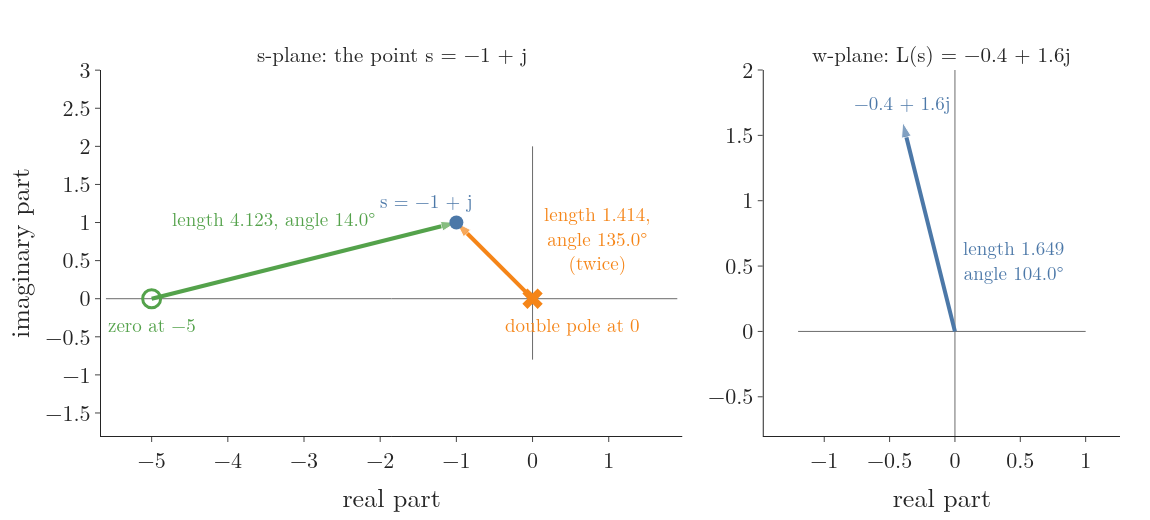

Python code for this plot:
"""One point mapped through the heading loop's L(s) = 0.8 (s + 5)/s^2. Left, the s-plane: the zero of L at -5 (circle),
its double pole at 0 (cross) and the point s = -1 + j, with the arrows from the zero and from the pole to s. Right, the
w-plane: L(-1 + j) = -0.4 + 1.6j. Lengths: 0.8 x 4.123 / 1.414^2 = 1.649; angles: 14.0 - 2 x 135.0 = -256.0 degrees,
the same direction as 104.0 degrees. Run: python mapping_point.py -> mapping_point.png"""
from pathlib import Path

import numpy as np
import plotly.graph_objects as go
from plotly.subplots import make_subplots
from gifkit import BLUE, FONT, GREEN, GREY, ORANGE, RED
from loopkit import L_head

here = Path(__file__).parent
s = -1 + 1j
w = L_head(s)
lz, az = abs(s + 5), np.degrees(np.angle(s + 5))
lp, ap = abs(s), np.degrees(np.angle(s))
assert abs(w - (-0.4 + 1.6j)) < 1e-12
assert abs(lz - 4.123) < 5e-4 and abs(lp - 1.414) < 5e-4 and abs(0.8 * lz / lp ** 2 - 1.649) < 5e-4
assert abs(az - 14.0) < 0.05 and abs(ap - 135.0) < 0.05 and abs(np.degrees(np.angle(w)) - 104.0) < 0.05
assert abs(abs(w) - 1.649) < 5e-4

fig = make_subplots(rows=1, cols=2, column_widths=[0.62, 0.38], horizontal_spacing=0.08,
                    subplot_titles=["s-plane: the point s = −1 + j", "w-plane: L(s) = −0.4 + 1.6j"])
for c, (x0, x1, y0, y1) in [(1, (-5.6, 1.9, -0.8, 2.0)), (2, (-1.2, 1.0, -0.8, 2.0))]:
    fig.add_trace(go.Scatter(x=[x0, x1], y=[0, 0], mode="lines", line=dict(color=GREY, width=1)), 1, c)
    fig.add_trace(go.Scatter(x=[0, 0], y=[y0, y1], mode="lines", line=dict(color=GREY, width=1)), 1, c)
fig.add_trace(go.Scatter(x=[-5], y=[0], mode="markers", marker=dict(symbol="circle-open", size=18, color=GREEN,
                                                                      line=dict(width=3))), 1, 1)
fig.add_trace(go.Scatter(x=[0], y=[0], mode="markers", marker=dict(symbol="x", size=18, color=ORANGE)), 1, 1)
for (x0, y0), col in [((-5, 0), GREEN), ((0, 0), ORANGE)]:
    fig.add_trace(go.Scatter(x=[x0, s.real], y=[y0, s.imag], mode="lines+markers", line=dict(color=col, width=4),
                             marker=dict(symbol="arrow", size=[0, 16], angleref="previous", color=col)), 1, 1)
fig.add_trace(go.Scatter(x=[s.real], y=[s.imag], mode="markers", marker=dict(size=14, color=BLUE)), 1, 1)
fig.add_annotation(x=-5, y=0, text="zero at −5", showarrow=False, yshift=-26, font=dict(color=GREEN, size=19), row=1,
                   col=1)
fig.add_annotation(x=0, y=0, text="double pole at 0", showarrow=False, yshift=-26, xanchor="left", xshift=-30,
                   font=dict(color=ORANGE, size=19), row=1, col=1)
fig.add_annotation(x=-3.4, y=1.05, text=f"length {lz:.3f}, angle {az:.1f}°", showarrow=False,
                   font=dict(color=GREEN, size=19), row=1, col=1)
fig.add_annotation(x=0.12, y=0.8, text=f"length {lp:.3f},<br>angle {ap:.1f}°<br>(twice)", showarrow=False,
                   xanchor="left", font=dict(color=ORANGE, size=19), row=1, col=1)
fig.add_annotation(x=s.real, y=s.imag, text="s = −1 + j", showarrow=False, yshift=22, xshift=-30,
                   font=dict(color=BLUE, size=19), row=1, col=1)
fig.add_trace(go.Scatter(x=[0, w.real], y=[0, w.imag], mode="lines+markers", line=dict(color=BLUE, width=4),
                         marker=dict(symbol="arrow", size=[0, 16], angleref="previous", color=BLUE)), 1, 2)
fig.add_annotation(x=w.real, y=w.imag, text="−0.4 + 1.6j", showarrow=False, yshift=20, font=dict(color=BLUE, size=19),
                   row=1, col=2)
fig.add_annotation(x=0.05, y=0.55, text="length 1.649<br>angle 104.0°", showarrow=False, xanchor="left",
                   font=dict(color=BLUE, size=19), row=1, col=2)
fig.update_xaxes(range=[-5.6, 1.9], title="real part", row=1, col=1)
fig.update_yaxes(range=[-0.8, 2.0], title="imaginary part", scaleanchor="x", scaleratio=1, row=1, col=1)
fig.update_xaxes(range=[-1.2, 1.0], title="real part", row=1, col=2)
fig.update_yaxes(range=[-0.8, 2.0], scaleanchor="x2", scaleratio=1, row=1, col=2)
fig.update_layout(template="simple_white", font=FONT, width=1150, height=520, showlegend=False,
                  margin=dict(l=80, r=30, t=70, b=70))
fig.update_annotations(selector=dict(xref="paper"), font_size=21)
fig.write_image(here / "mapping_point.png", scale=1)
